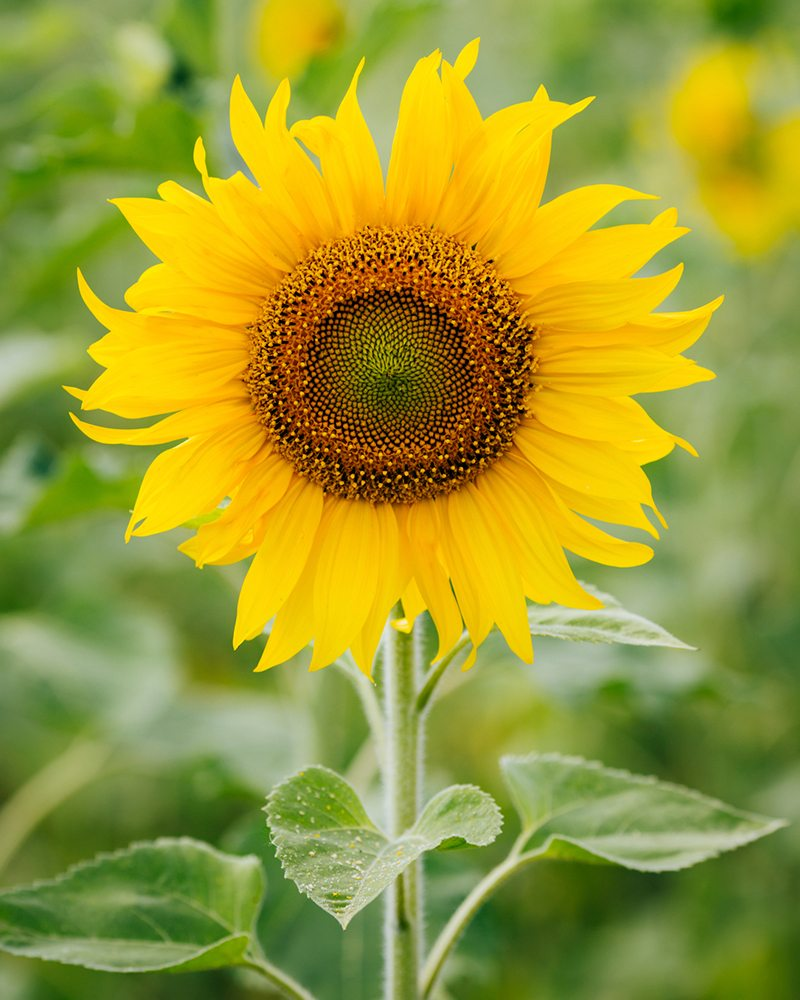
#> input picture Image processing/Photos/test_flower.jpg, 800 x 1000 px, found by its file name
$ jupyter execute HOG.ipynb
#> lines starting #> are read from the running program, lines starting #| are printed output that depends on the picture
[cell 1]
from skimage import data, exposure, io
from skimage.feature import hog
import matplotlib.pyplot as plt

Load image to use HOG

[cell 2]
image = io.imread(r"C:\Users\sghor\Desktop\Souvik\Programming\MMVL project requirments\Image processing\Photos\test_flower.jpg", as_gray = True)
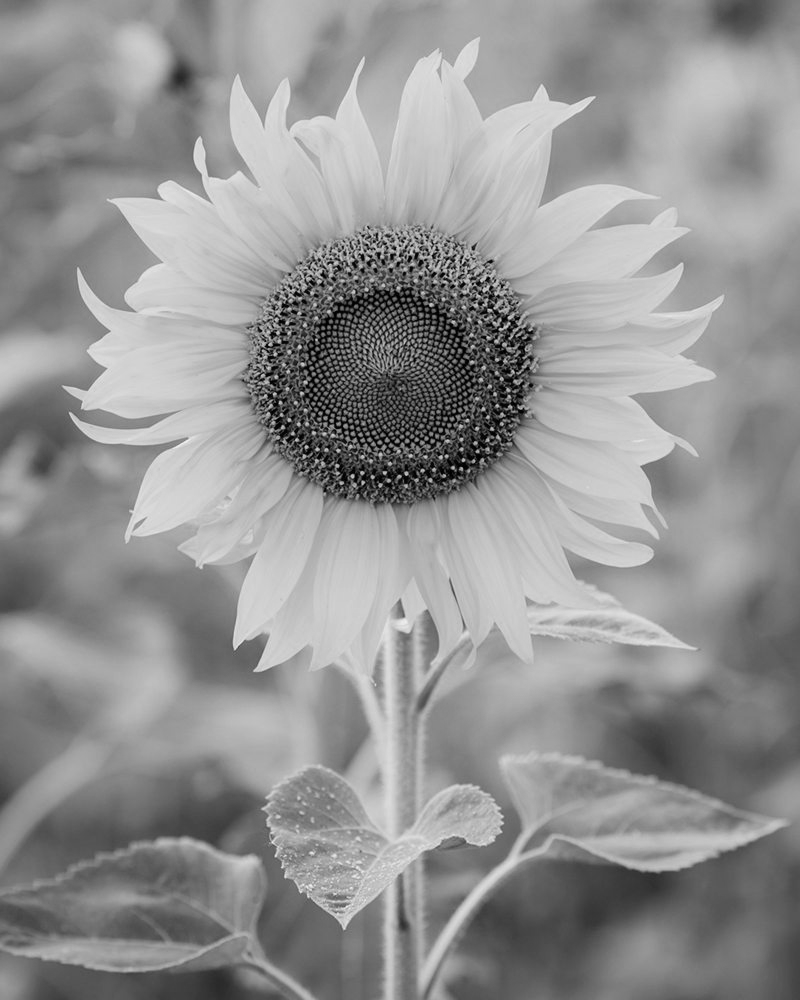
#> image: shape (1000, 800) float64; min 0, max 0.949, mean 0.576

[cell 3]
fd, hog_image = hog(image, orientations= 8 ,pixels_per_cell= (16, 16), cells_per_block=(1,1), visualize= True)
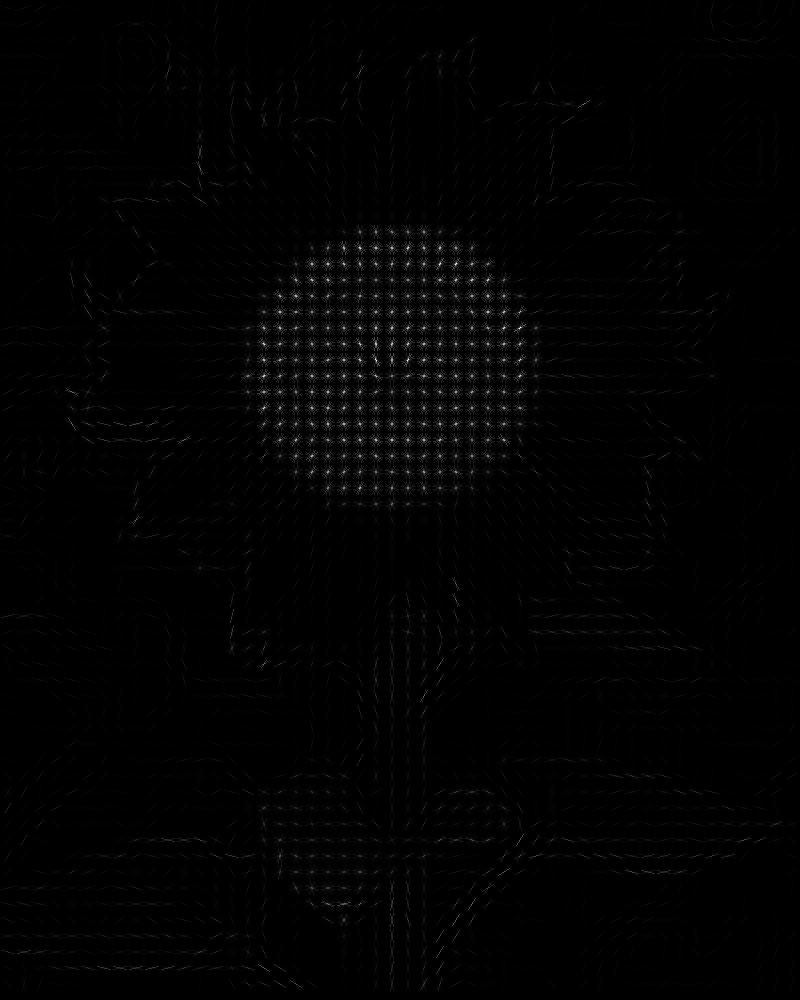
#> hog_image: shape (1000, 800) float64; min 0, max 0.239, mean 0.00203; drawn with min black and max white
hog_scaled = exposure.rescale_intensity(hog_image, in_range= (0,10))

[cell 4]
plt.figure(figsize = (20, 10))
plt.subplot(1,2,1)
plt.imshow(image, cmap='gray')
plt.subplot(1,2,2)
plt.imshow(hog_scaled, cmap='gray')
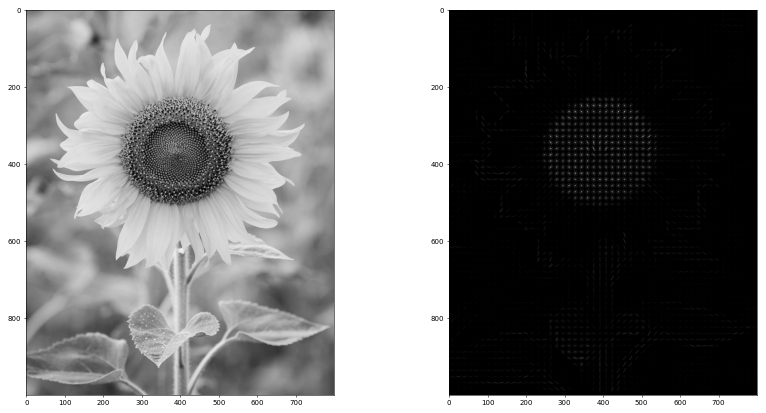
#> figure drawn by matplotlib, 2 panels

$ run again, with Image processing/Photos/low_const.jpg copied over Image processing/Photos/test_flower.jpg
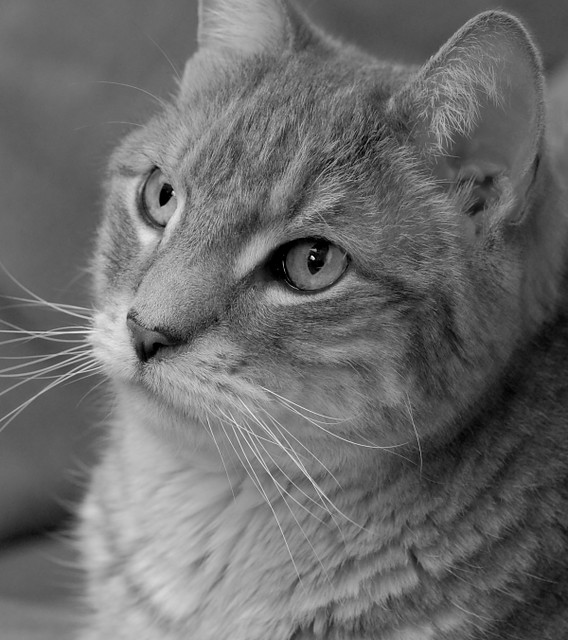
#> input picture Image processing/Photos/low_const.jpg, 568 x 640 px, found by its file name
#> image is the input picture: shape (640, 568) float64; min 0, max 1, mean 0.421
#> `fd, hog_image = hog(image, orientations= 8 ,pixels_per_cell= (16, 16),..`:
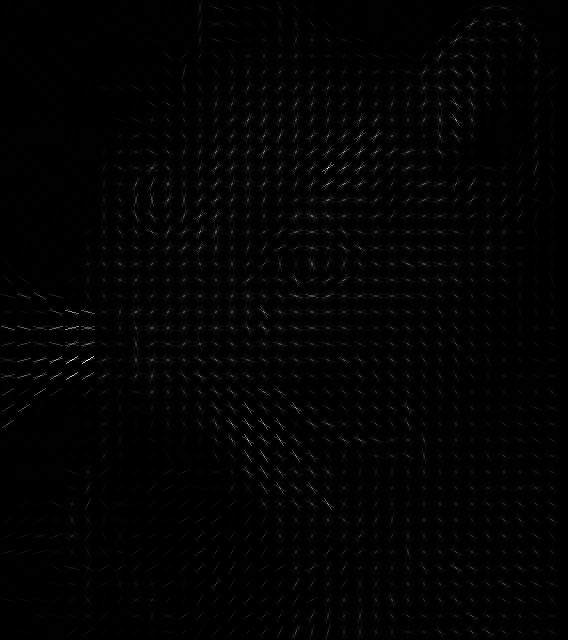
#> hog_image: shape (640, 568) float64; min 0, max 0.256, mean 0.00283; drawn with min black and max white
#> fd = 11200 values, max 0.843 at index 5068, min 0 at index 11, mean 0.334
#> `[cell 4] plt.figure(figsize = (20, 10)) plt.subplot(1,2,1) plt.imshow(..`:
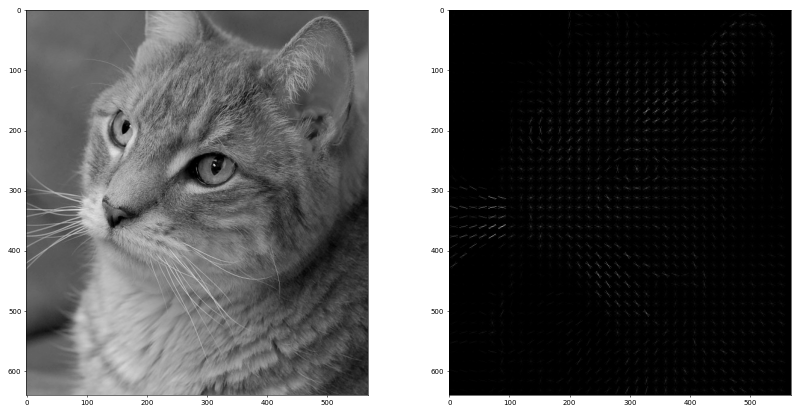
#> figure drawn by matplotlib, 2 panels

$ run again, with Image processing/Photos/photo.jpg copied over Image processing/Photos/test_flower.jpg
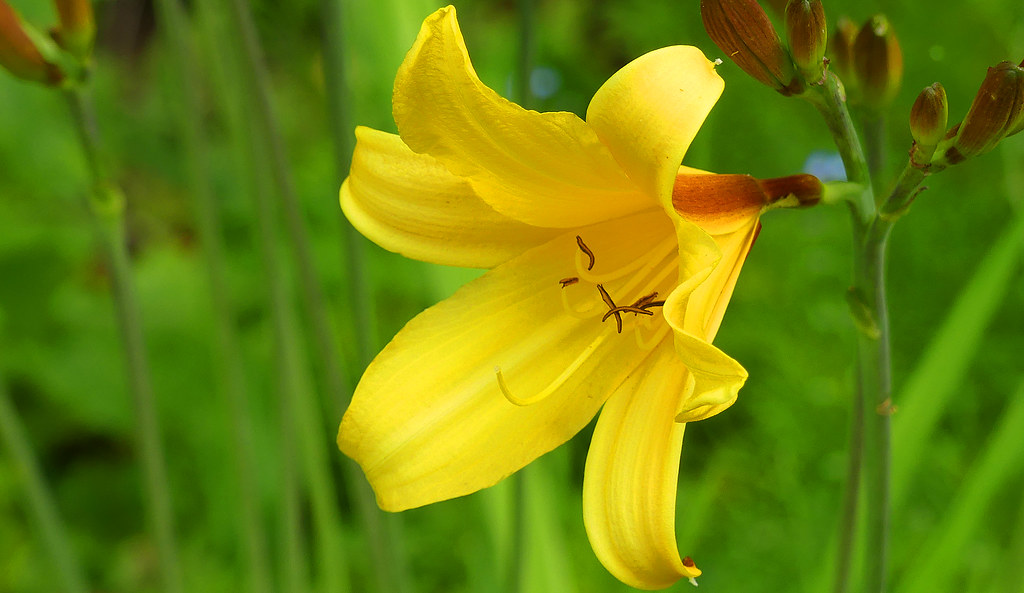
#> input picture Image processing/Photos/photo.jpg, 1024 x 593 px, found by its file name
#> `fd, hog_image = hog(image, orientations= 8 ,pixels_per_cell= (16, 16),..`:
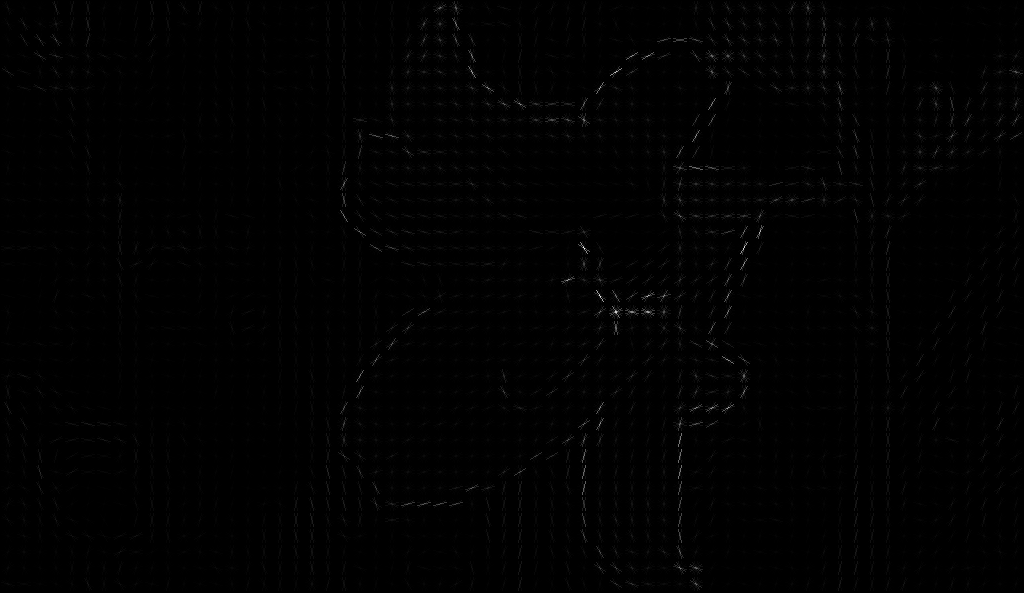
#> hog_image: shape (593, 1024) float64; min 0, max 0.176, mean 0.00109; drawn with min black and max white
#> fd = 18944 values, max 0.778 at index 14160, min 0 at index 195, mean 0.33
#> `[cell 4] plt.figure(figsize = (20, 10)) plt.subplot(1,2,1) plt.imshow(..`:
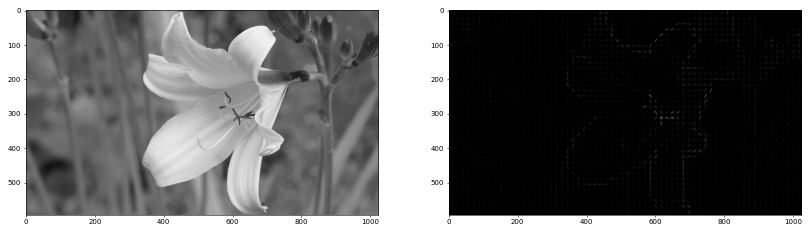
#> figure drawn by matplotlib, 2 panels
